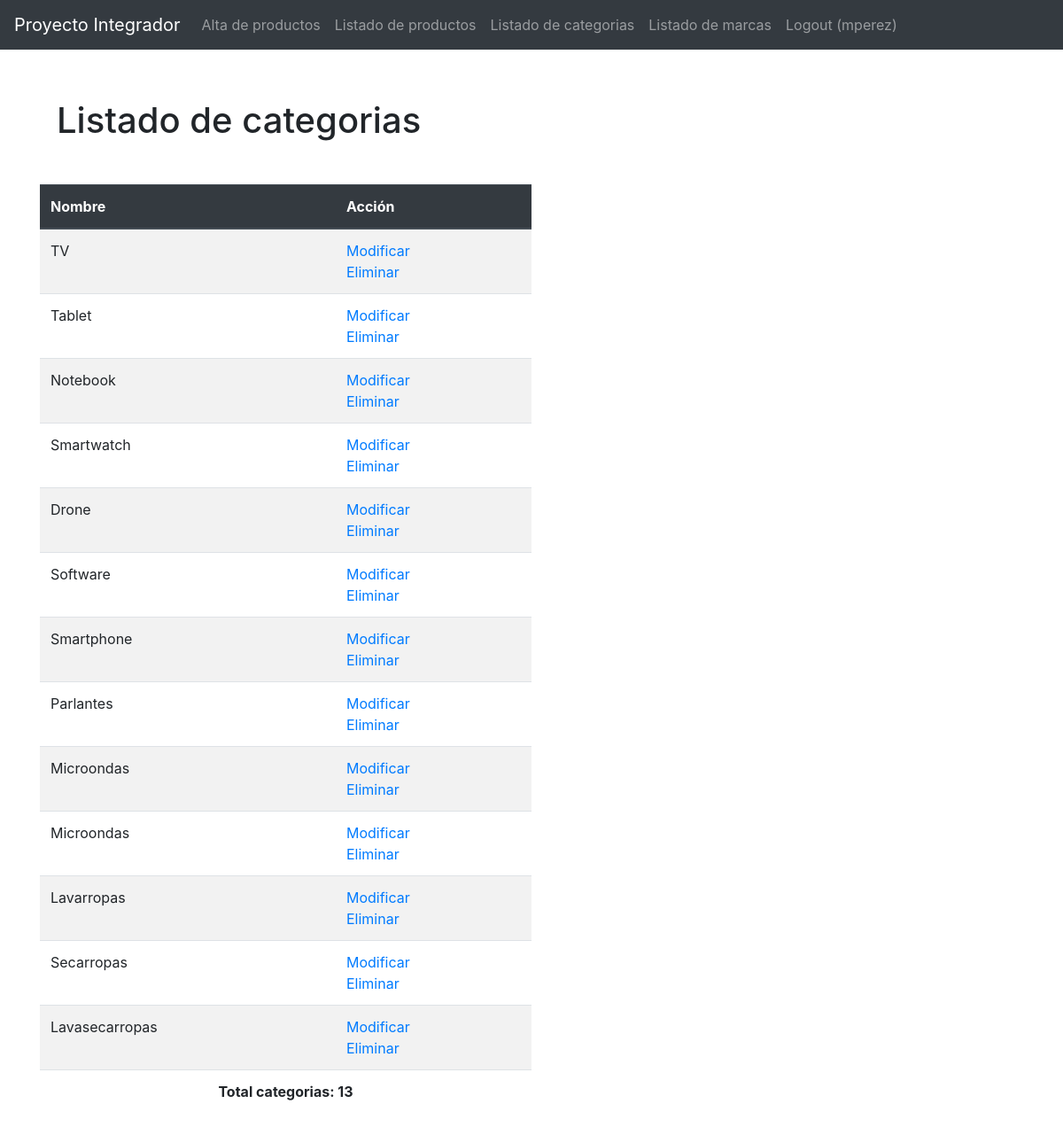
/categorias_listado.php (signed in), run on the app's committed database.
### tables this page shows
CREATE TABLE `categorias` (
  `id_categoria` int(10) UNSIGNED NOT NULL,
  `nombre` varchar(50) NOT NULL
);

### categorias_listado.php (the view, shortened to what this page needs)
<?php
if (!isset($_SESSION['usuario'])) {
    header('Location: index.php');
    die;
} else {
  $usuario_logueado = $_SESSION['usuario'];
}
$titulo = 'Listado de categorias';
require_once 'encabezado.php';
$link = mysqli_connect(DB_HOST, DB_USER, DB_PASSWORD, DB_DATABASE);
mysqli_set_charset($link, DB_CHARSET);
$sql = 'SELECT * FROM categorias';
$rs = mysqli_query($link, $sql);
$num_filas = mysqli_num_rows($rs);
?>
<br>
<table class="table table-striped col-md-6">
  <thead class="thead-dark">
    <tr>
      <th scope="col">Nombre</th>
      <th scope="col">Acción</th>
    </tr>
  </thead>
  <?php
  while ($fila = mysqli_fetch_assoc($rs)) {
  ?>
      <tr>
        <td><?= $fila['nombre'] ?></td>
          <td>
            <a href='categorias_alta.php?id_categoria=<?=$fila['id_categoria']?>'>Modificar</a>
            <br>
            <a href='categorias_eliminar.php?id_categoria=<?=$fila['id_categoria']?>' onclick="return confirm('Estas segur@ de eliminar?');">Eliminar</a>
          </td>
      </tr>
  <?php
  }
  ?>
      <tr>
          <th colspan='2' style='text-align:center;'>Total categorias: <?= $num_filas ?></th>
      </tr>
</table>
  <?php
  require_once 'pie.php';

### encabezado.php (shortened to what this page needs)
<!doctype html>
<html lang="es">
    <head>
        <div class="mt-3 ml-5 p-3">
            <h1><?php echo $titulo ?></h1>
        </div>
        <link href="css/bootstrap.min.css" rel="stylesheet">
        <link href="css/estilos.css" rel="stylesheet">
    </head>
    <body>
        <nav class="navbar navbar-expand-md navbar-dark bg-dark fixed-top">
            <a class="navbar-brand" href="index.php">Proyecto Integrador</a>
            <div class="collapse navbar-collapse" id="navbarsExampleDefault">
                <ul class="navbar-nav mr-auto">
                    <li class="nav-item">
                        <a class="nav-link" href="productos_alta.php">Alta de productos</a>
                    </li>
                    <li class="nav-item">
                        <a class="nav-link" href="productos_listado.php">Listado de productos</a>
                    </li>
                    <li class="nav-item">
                        <a class="nav-link" href="categorias_listado.php">Listado de categorias</a>
                    </li>
                    <li class="nav-item">
                        <a class="nav-link" href="marcas_listado.php">Listado de marcas</a>
                    </li>
                    <?php
                    if (isset($usuario_logueado)) : ?>
                        <li class='nav-item'>
                        <a class='nav-link' href='salir.php'>Logout (<?= $usuario_logueado?>)</a>
                    </li>
                    <?php endif ?>
                </ul>
            </div>
        </nav>
        <main role="main" class="container">

### pie.php (shortened to what this page needs)
    </main>
  </body>
</html>

### css/estilos.css (style rules this page uses)
body { padding-top: 5rem; }

### data on the page
categorias: nombre "TV"
categorias: nombre "Tablet"
categorias: nombre "Notebook"
categorias: nombre "Smartwatch"
categorias: nombre "Drone"
categorias: nombre "Software"
categorias: nombre "Smartphone"
categorias: nombre "Parlantes"
categorias: nombre "Microondas"
categorias: nombre "Microondas"
categorias: nombre "Lavarropas"
categorias: nombre "Secarropas"
categorias: nombre "Lavasecarropas"

### other printed values
$titulo "Listado de categorias"
$usuario_logueado "mperez"
$num_filas "13"
